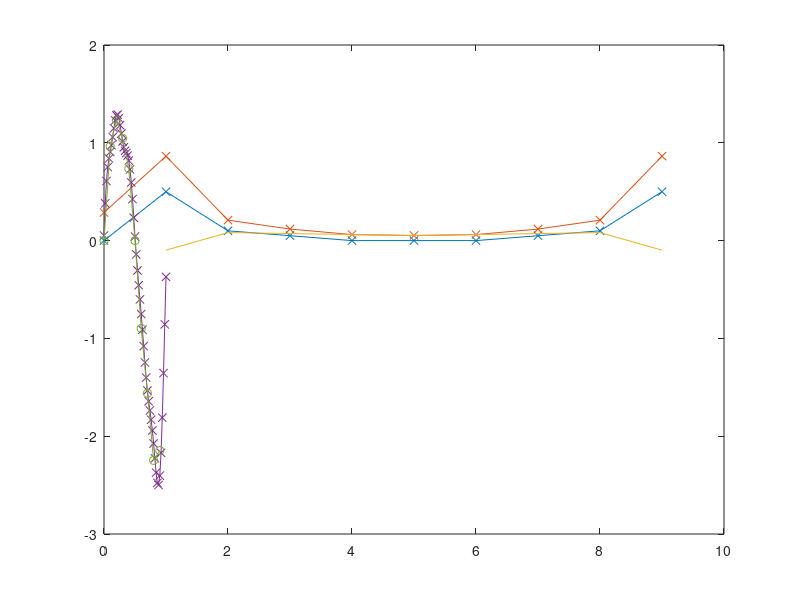

Write MATLAB code to recreate this figure. (Note: this script raises an error after producing the figure.)
x=0:1/10:1-1/10; y=exp(0*x).*(sin(1*x*2*pi)+0.2*sin(2*x*2*pi)+0.1*sin(3*x*2*pi));
z=fft(y)/length(y);
% z=fft(y);
close all; plot([0:length(x)-1],abs(z(1:end)),'x-'); 
% hold on; plot(imag(z),'x-');


y=exp(1*x).*(sin(1*x*2*pi)+0.2*sin(2*x*2*pi)+0.1*sin(3*x*2*pi));
z=fft(y)/length(y);
% z=fft(y);
hold on; plot([0:length(x)-1],abs(z(1:end)),'x-'); 

%%
close all;
plot(real(z(2:end)))

z2=[z(1:end/2+1),zeros(1,40),z(end/2+1:end)]
x2=length(z2)*ifft(z2);

plot([0:1/(length(x2)-1):1],x2,'x-');
hold on;
plot(x,y,'-o')

%%
run lorenz_fairgrieve_CN\main_lor.m; 
%%
save("dataFD.mat",'X','evc','x','evs');
run lorenz-sn\main.m; 
save("dataSN.mat",'X4');

%%
load dataFD.mat

%%
plot(X(:,1),X(:,2)); hold on; plot(X4(:,1),X4(:,2));
%%
plot(X(:,1),X(:,2)); hold on; plot(X(:,1)+x(:,1),X(:,2)+x(:,2)); plot(X(1,1)+x(1,1),X(1,2)+x(1,2),'o');
%%
plot(abs(fft((X(:,1)))),'-x'); hold on; plot(abs(fft(X4(:,1))),'-o'); set(gca,"Yscale","log")
plot(abs(fft((x(1:end-1,1)))),'-x');
